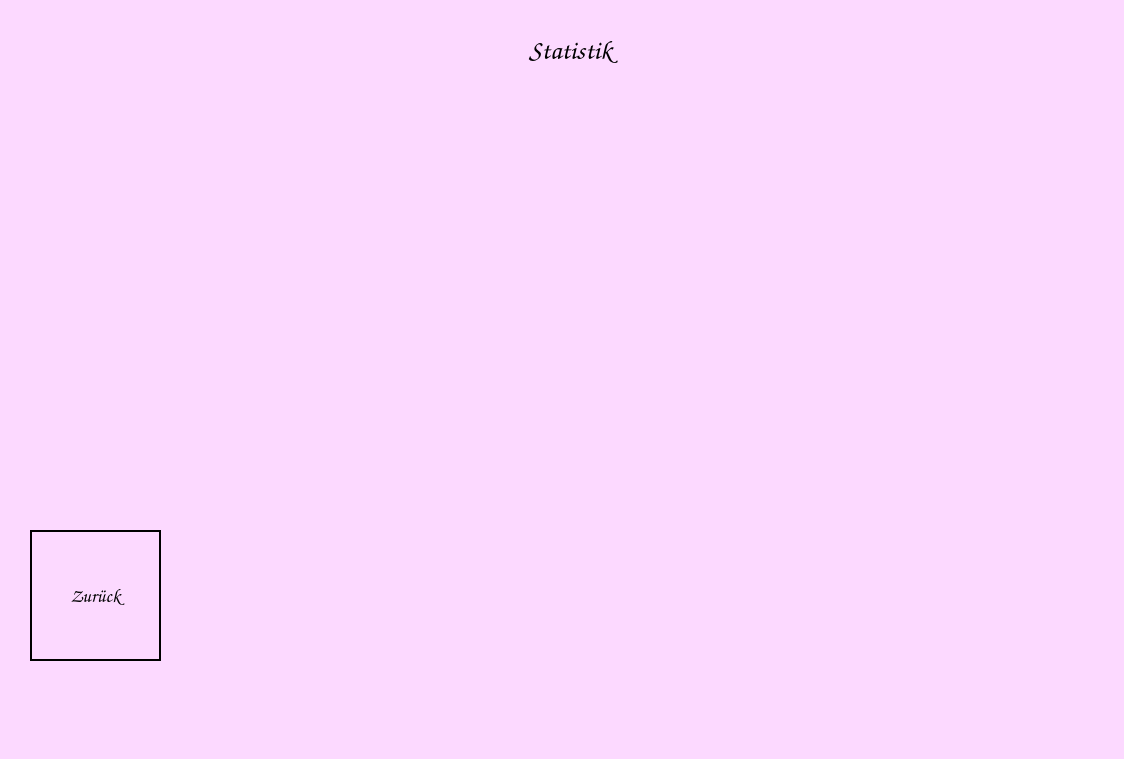
<?xml version="1.0" encoding="UTF-8"?>
<ui version="4.0">
 <class>WindowStatistic</class>
 <widget class="QMainWindow" name="WindowStatistic">
  <property name="windowModality">
   <enum>Qt::WindowModality::WindowModal</enum>
  </property>
  <property name="geometry">
   <rect>
    <x>0</x>
    <y>0</y>
    <width>1124</width>
    <height>759</height>
   </rect>
  </property>
  <property name="windowTitle">
   <string>Vokabeltrainer</string>
  </property>
  <property name="styleSheet">
   <string notr="true">background-color: rgb(252, 217, 255);</string>
  </property>
  <widget class="QWidget" name="centralwidget">
   <widget class="QLabel" name="label">
    <property name="geometry">
     <rect>
      <x>470</x>
      <y>30</y>
      <width>201</width>
      <height>41</height>
     </rect>
    </property>
    <property name="font">
     <font>
      <family>Comic Sans MS</family>
      <pointsize>20</pointsize>
      <bold>true</bold>
     </font>
    </property>
    <property name="layoutDirection">
     <enum>Qt::LayoutDirection::LeftToRight</enum>
    </property>
    <property name="text">
     <string>Statistik</string>
    </property>
    <property name="alignment">
     <set>Qt::AlignmentFlag::AlignCenter</set>
    </property>
   </widget>
   <widget class="QLabel" name="label_2">
    <property name="geometry">
     <rect>
      <x>30</x>
      <y>530</y>
      <width>131</width>
      <height>131</height>
     </rect>
    </property>
    <property name="text">
     <string/>
    </property>
    <property name="pixmap">
     <pixmap>../pictures/horse_back.png</pixmap>
    </property>
    <property name="scaledContents">
     <bool>true</bool>
    </property>
   </widget>
   <widget class="QPushButton" name="pb_back">
    <property name="geometry">
     <rect>
      <x>30</x>
      <y>530</y>
      <width>131</width>
      <height>131</height>
     </rect>
    </property>
    <property name="font">
     <font>
      <family>Comic Sans MS</family>
      <pointsize>14</pointsize>
      <bold>true</bold>
      <underline>false</underline>
     </font>
    </property>
    <property name="styleSheet">
     <string notr="true">background-color: transparent;
border-color: rgb(0, 0, 0);
border: 2px solid black;</string>
    </property>
    <property name="text">
     <string>Zurück</string>
    </property>
   </widget>
   <widget class="QLabel" name="l_diagramm">
    <property name="geometry">
     <rect>
      <x>210</x>
      <y>140</y>
      <width>671</width>
      <height>501</height>
     </rect>
    </property>
    <property name="text">
     <string/>
    </property>
    <property name="pixmap">
     <pixmap>../statistic/statistic_result.png</pixmap>
    </property>
    <property name="scaledContents">
     <bool>true</bool>
    </property>
   </widget>
  </widget>
  <widget class="QMenuBar" name="menubar">
   <property name="geometry">
    <rect>
     <x>0</x>
     <y>0</y>
     <width>1124</width>
     <height>23</height>
    </rect>
   </property>
  </widget>
  <widget class="QStatusBar" name="statusbar"/>
 </widget>
 <resources/>
 <connections/>
</ui>
